Frame 1 (no input): blank canvas, image omitted
Frame 60 (no input): blank canvas, image omitted
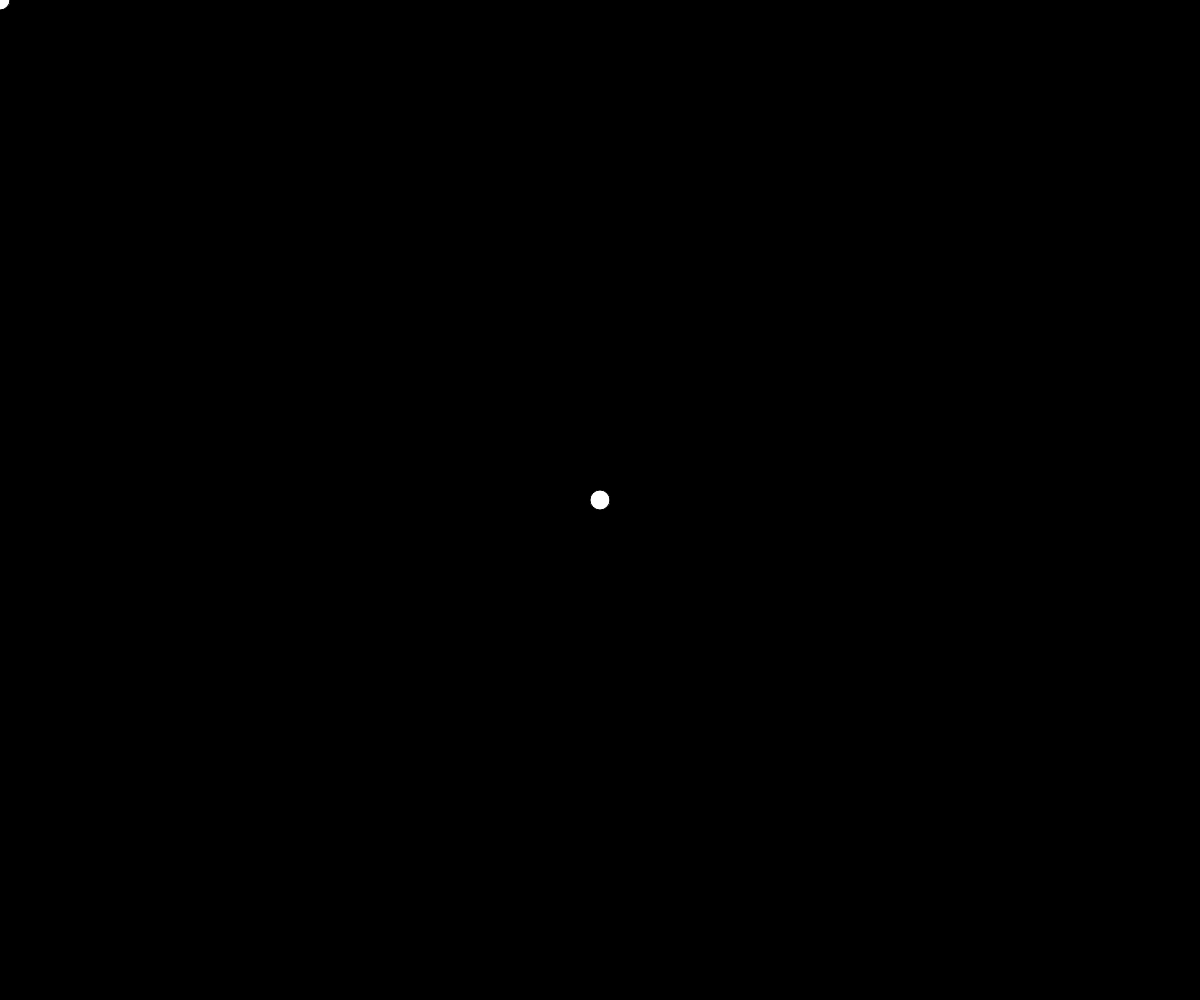
Frame 120 (the mouse pressed at the canvas centre since frame 60)

The p5.js sketch whose frames 1 and 60 were blank and that drew this single picture after the mouse press (run headless with seeded random() and noise() and a simulated clock; from frame 60 on, the mouse is pressed at the canvas centre):

// p5.js sketch
// ── sketch.js
function setup() {
    createCanvas(windowWidth, windowHeight);
    background(0);
}

function draw() {
    fill(255)
    stroke(0);
    strokeWeight(1);
    ellipse(mouseX, mouseY, 20, 20);
}
